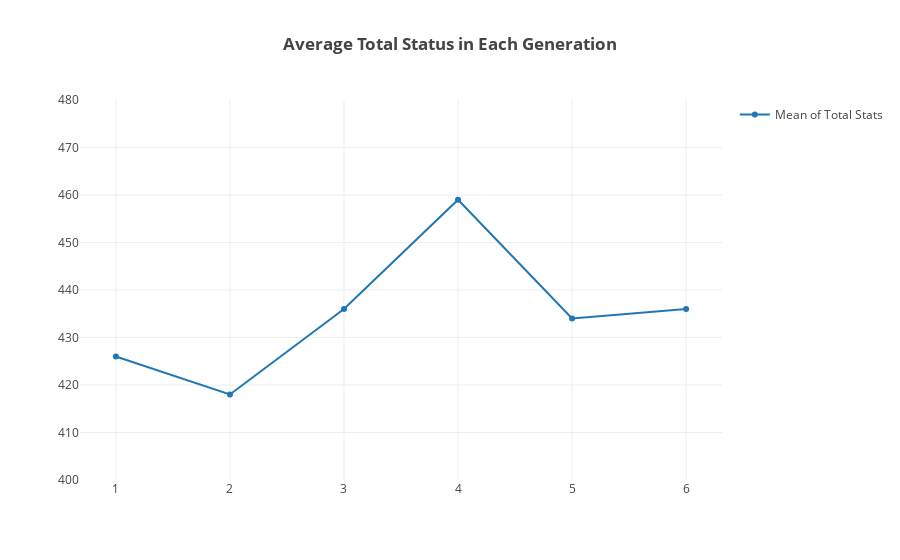

The notebook cell saved with this chart:
### Markdown cell above
In Pokemon they are 6 status that every Pokemon has.
- HP : Hit Points, determine how much damage a Pokémon can receive before fainting.
- Attack : Determines how much damage a Pokémon deals when using a physical move.
- Defense : Determines how much damage a Pokémon receives when it is hit with a physical move.
- Sp. Attack : Determines how much damage a Pokémon deals when using a special move.
- Sp. Defense : Determines how much damage a Pokémon receives when it is hit with a special move.
- Speed : Determines who will attack first in a battle.

### Code cell
# Now Let's Move to Stats Section
df_gen_1 = df[df['Generation'] == 1]
df_gen_2 = df[df['Generation'] == 2]
df_gen_3 = df[df['Generation'] == 3]
df_gen_4 = df[df['Generation'] == 4]
df_gen_5 = df[df['Generation'] == 5]
df_gen_6 = df[df['Generation'] == 6]

total_list = [df_gen_1['Total'].mean(), df_gen_2['Total'].mean(), df_gen_3['Total'].mean(),
           df_gen_4['Total'].mean(), df_gen_5['Total'].mean(), df_gen_6['Total'].mean()]
total_list = [int(i) for i in total_list]
# print(results)

trace = go.Scatter(x=df['Generation'].unique(),
                   y=total_list,
                   name='Mean of Total Stats'
                  )
layout = go.Layout(title='<b>Average Total Status in Each Generation</b>',
                  showlegend=True,
                  yaxis=dict(
                    range=[400, 480],
                    dtick=10)
                  )

fig = go.Figure(data=[trace], layout=layout)
iplot(fig)

### Figure 1 — Plotly figure (JSON) as saved in the notebook; plotly's stock layout.template omitted (floating-point values rounded to 4 significant figures)
{"data": [{"name": "Mean of Total Stats", "type": "scatter", "uid": "be886bc6-aeb3-4db1-adf5-b4054f8941f1", "x": [1, 2, 3, 4, 5, 6], "y": [426, 418, 436, 459, 434, 436]}], "layout": {"showlegend": true, "title": {"text": "<b>Average Total Status in Each Generation</b>"}, "yaxis": {"dtick": 10, "range": [400, 480]}}}
